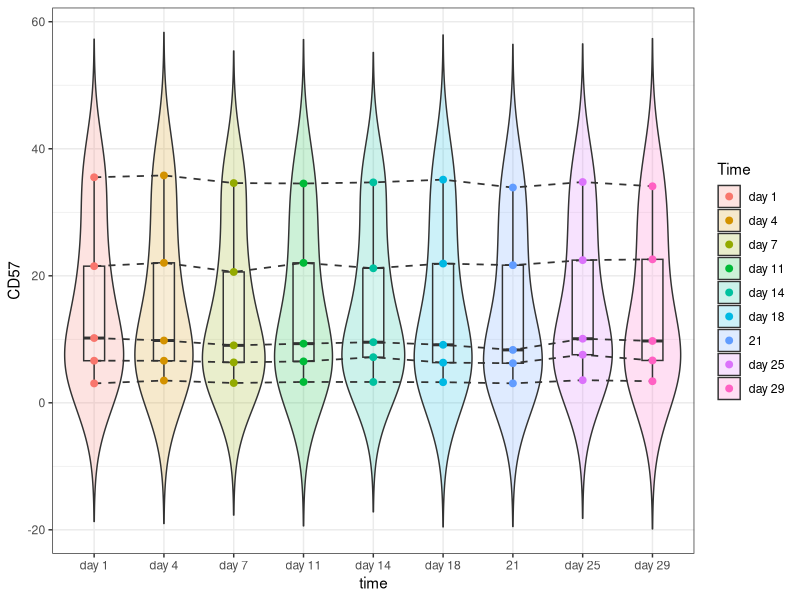

R code for this plot:
library(readxl)
library(ggplot2)
library(reshape2)
library(nlme)
library(tidyverse)
library(ggpubr)
library(kableExtra)
library(rstatix)

setwd("~/R/premix")
Ab <- "CD57"

A = as.data.frame(read_excel("stab_premix_at.xlsx", sheet = 9, col_names = TRUE))
rownames(A) = A[, 1]
A = A[, -1]

B = A[grep(Ab, rownames(A)), ]
df = data.frame(melt(B), as.factor(rep(1:5, 9)))
colnames(df) = c("Time", Ab, "id")

p <- ggplot(data = df, aes(x = Time, y = CD57)) +
  geom_violin(trim = FALSE, alpha = 0.2, aes(fill = Time)) +
  geom_boxplot(alpha = 0.2, show.legend = FALSE, width = 0.3) +
  geom_line(linetype = "dashed", linewidth = .6, aes(group = id), color = "gray20") +
  geom_point(aes(colour = Time), alpha = 1, size = 2) +
  xlab("time") + ylab("CD57") + theme_bw()
p

tapply(df$CD57, df$Time, mean)

aov_out = aov(CD57~Time, data = df)
summary(aov_out)

tukey_out = TukeyHSD(aov_out)
print(tukey_out)

kruskal_out = kruskal.test(CD57~Time, data = df)
print(kruskal_out)

aov_out_repeated = aov(CD57 ~ Time + Error(id), data = df)
summary(aov_out_repeated)

pwc <- df %>%
  pairwise_t_test(
    CD57 ~ Time, paired = TRUE,
    p.adjust.method = "bonferroni"
  )
kable(as.data.frame(pwc))

friedman.test(as.matrix(B))

pwc <- df %>%
  wilcox_test(
    CD57 ~ Time, paired = TRUE,
    p.adjust.method = "bonferroni"
  )
kable(as.data.frame(pwc))
